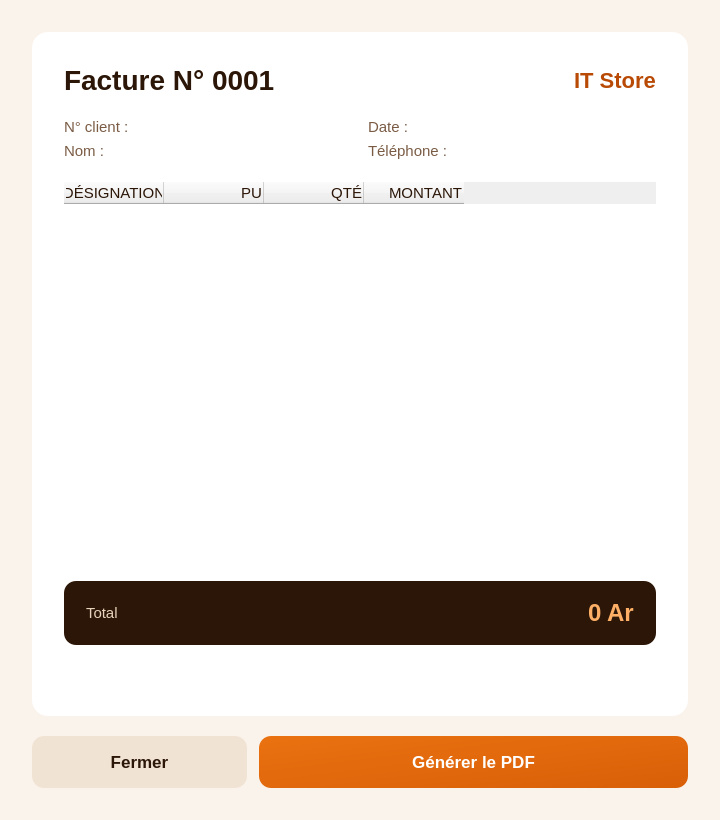
<?xml version='1.0' encoding='utf-8'?>
<ui version="4.0">
 <class>Facture</class>
 <widget class="QDialog" name="Facture">
  <property name="geometry">
   <rect>
    <x>0</x>
    <y>0</y>
    <width>720</width>
    <height>820</height>
   </rect>
  </property>
  <property name="minimumSize">
   <size>
    <width>640</width>
    <height>700</height>
   </size>
  </property>
  <property name="windowTitle">
   <string>Facture</string>
  </property>
  <layout class="QVBoxLayout" name="layoutPrincipal" stretch="1,0">
   <property name="spacing">
    <number>20</number>
   </property>
   <property name="leftMargin">
    <number>32</number>
   </property>
   <property name="topMargin">
    <number>32</number>
   </property>
   <property name="rightMargin">
    <number>32</number>
   </property>
   <property name="bottomMargin">
    <number>32</number>
   </property>
   <item>
    <widget class="QFrame" name="feuille">
     <layout class="QVBoxLayout" name="layoutFeuille" stretch="0,0,1,0,0">
      <property name="spacing">
       <number>22</number>
      </property>
      <property name="leftMargin">
       <number>32</number>
      </property>
      <property name="topMargin">
       <number>32</number>
      </property>
      <property name="rightMargin">
       <number>32</number>
      </property>
      <property name="bottomMargin">
       <number>32</number>
      </property>
      <item>
       <layout class="QHBoxLayout" name="layoutTitreFacture">
        <item>
         <widget class="QLabel" name="labelFactureTitre">
          <property name="text">
           <string>Facture N° 0001</string>
          </property>
         </widget>
        </item>
        <item>
         <spacer name="spacerTitre">
          <property name="orientation">
           <enum>Qt::Horizontal</enum>
          </property>
          <property name="sizeHint" stdset="0">
           <size>
            <width>40</width>
            <height>20</height>
           </size>
          </property>
         </spacer>
        </item>
        <item>
         <widget class="QLabel" name="labelStore">
          <property name="text">
           <string>IT Store</string>
          </property>
         </widget>
        </item>
       </layout>
      </item>
      <item>
       <layout class="QGridLayout" name="layoutInfos">
        <property name="horizontalSpacing">
         <number>16</number>
        </property>
        <property name="verticalSpacing">
         <number>6</number>
        </property>
        <item row="0" column="0">
         <widget class="QLabel" name="labelNumClient">
          <property name="text">
           <string>N° client :</string>
          </property>
         <property name="textFormat"><enum>Qt::RichText</enum></property></widget>
        </item>
        <item row="0" column="1">
         <widget class="QLabel" name="labelDate">
          <property name="text">
           <string>Date :</string>
          </property>
         <property name="textFormat"><enum>Qt::RichText</enum></property></widget>
        </item>
        <item row="1" column="0">
         <widget class="QLabel" name="labelNom">
          <property name="text">
           <string>Nom :</string>
          </property>
         <property name="textFormat"><enum>Qt::RichText</enum></property></widget>
        </item>
        <item row="1" column="1">
         <widget class="QLabel" name="labelTelephone">
          <property name="text">
           <string>Téléphone :</string>
          </property>
         <property name="textFormat"><enum>Qt::RichText</enum></property></widget>
        </item>
       </layout>
      </item>
      <item>
       <widget class="QTableWidget" name="tableFacture">
        <property name="frameShape">
         <enum>QFrame::NoFrame</enum>
        </property>
        <property name="focusPolicy">
         <enum>Qt::NoFocus</enum>
        </property>
        <property name="editTriggers">
         <set>QAbstractItemView::NoEditTriggers</set>
        </property>
        <property name="selectionMode">
         <enum>QAbstractItemView::NoSelection</enum>
        </property>
        <property name="showGrid">
         <bool>false</bool>
        </property>
        <property name="columnCount">
         <number>4</number>
        </property>
        <attribute name="verticalHeaderVisible">
         <bool>false</bool>
        </attribute>
        <column>
         <property name="text">
          <string>DÉSIGNATION</string>
         </property>
        </column>
        <column>
         <property name="text">
          <string>PU</string>
         </property>
        <property name="textAlignment"><set>AlignRight|AlignVCenter</set></property></column>
        <column>
         <property name="text">
          <string>QTÉ</string>
         </property>
        <property name="textAlignment"><set>AlignRight|AlignVCenter</set></property></column>
        <column>
         <property name="text">
          <string>MONTANT</string>
         </property>
        <property name="textAlignment"><set>AlignRight|AlignVCenter</set></property></column>
       <attribute name="verticalHeaderDefaultSectionSize"><number>44</number></attribute><attribute name="horizontalHeaderMinimumSectionSize"><number>90</number></attribute></widget>
      </item>
      <item>
       <widget class="QFrame" name="widgetTotalFacture">
        <layout class="QHBoxLayout" name="layoutTotalFacture">
         <property name="leftMargin">
          <number>22</number>
         </property>
         <property name="topMargin">
          <number>18</number>
         </property>
         <property name="rightMargin">
          <number>22</number>
         </property>
         <property name="bottomMargin">
          <number>18</number>
         </property>
         <item>
          <widget class="QLabel" name="labelTotalText">
           <property name="text">
            <string>Total</string>
           </property>
          </widget>
         </item>
         <item>
          <spacer name="spacerTotalFacture">
           <property name="orientation">
            <enum>Qt::Horizontal</enum>
           </property>
           <property name="sizeHint" stdset="0">
            <size>
             <width>40</width>
             <height>20</height>
            </size>
           </property>
          </spacer>
         </item>
         <item>
          <widget class="QLabel" name="labelTotalVal">
           <property name="text">
            <string>0 Ar</string>
           </property>
          </widget>
         </item>
        </layout>
       </widget>
      </item>
      <item>
       <widget class="QLabel" name="labelArretee">
        <property name="text">
         <string />
        </property>
        <property name="wordWrap">
         <bool>true</bool>
        </property>
       <property name="textFormat"><enum>Qt::RichText</enum></property></widget>
      </item>
     </layout>
    </widget>
   </item>
   <item>
    <layout class="QHBoxLayout" name="layoutBoutons" stretch="1,2">
     <property name="spacing">
      <number>12</number>
     </property>
     <item>
      <widget class="QPushButton" name="btnFermerFacture">
       <property name="cursor">
        <cursorShape>PointingHandCursor</cursorShape>
       </property>
       <property name="text">
        <string>Fermer</string>
       </property>
       <property name="autoDefault">
        <bool>false</bool>
       </property>
      </widget>
     </item>
     <item>
      <widget class="QPushButton" name="btnGenererPdf">
       <property name="cursor">
        <cursorShape>PointingHandCursor</cursorShape>
       </property>
       <property name="text">
        <string>Générer le PDF</string>
       </property>
       <property name="autoDefault">
        <bool>false</bool>
       </property>
      </widget>
     </item>
    </layout>
   </item>
  </layout>
 <property name="styleSheet"><string notr="true">
QWidget { font-family: "Segoe UI", "Ubuntu", "Noto Sans", "DejaVu Sans", sans-serif; font-size: 15px; color: #2B1608; }
QLabel { background: transparent; }
QPushButton { outline: none; }
QDialog#Facture { background: #FAF3EC; }
QFrame#feuille { background: #FFFFFF; border-radius: 16px; }
QLabel#labelFactureTitre { font-size: 28px; font-weight: 700; }
QLabel#labelStore { font-family: Georgia, "Times New Roman", serif; font-size: 22px; font-weight: 700; color: #B84A05; }
QLabel#labelNumClient, QLabel#labelDate, QLabel#labelNom, QLabel#labelTelephone { color: #7A5C45; }

QTableWidget#tableFacture { background: transparent; border: 0; outline: 0; }
QTableWidget#tableFacture::item { padding: 8px 12px; border-top: 1px solid #F0E1D2; }
QTableWidget#tableFacture QHeaderView { background: transparent; }
QTableWidget#tableFacture QHeaderView::section { background-color: #FFF1E2; border: 0; border-bottom: 2px solid #E8CFB8; color: #70421F; font-size: 12px; font-weight: 700; padding: 10px 12px; }

QFrame#widgetTotalFacture { background: #2B1608; border-radius: 12px; }
QLabel#labelTotalText { color: #E9D3BC; }
QLabel#labelTotalVal { color: #FFB066; font-size: 24px; font-weight: 700; }
QLabel#labelArretee { color: #7A5C45; }
QPushButton#btnFermerFacture { min-height: 52px; padding: 0 20px; border: 0; border-radius: 12px; font-size: 17px; font-weight: 700; background: #F1E3D3; color: #2B1608; }
QPushButton#btnFermerFacture:hover { background: #E8D5C0; }
QPushButton#btnGenererPdf { min-height: 52px; padding: 0 20px; border: 0; border-radius: 12px; font-size: 17px; font-weight: 700; color: #FFFFFF; background: qlineargradient(x1:0, y1:0, x2:1, y2:1, stop:0 #EA7210, stop:1 #D95F08); }
QPushButton#btnGenererPdf:hover { background: qlineargradient(x1:0, y1:0, x2:1, y2:1, stop:0 #F5801E, stop:1 #E56A10); }
</string></property></widget>
 <resources />
 <connections />
</ui>
